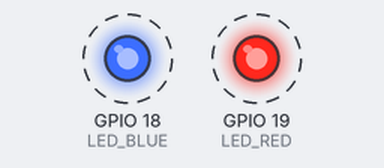
A sketch run on a simulated ESP32. Parts: output pins drawn as LEDs (lit = HIGH). Dashed ring = blinking. What the sketch prints to the serial monitor is not drawn.

Above: at 0.05 s.
Timing chart, 0 to 3.0 s (numbered marks = the images above):
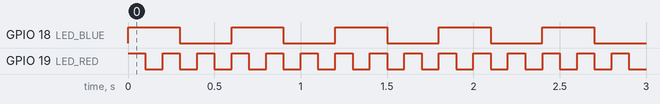

Measured:
- by itself, GPIO 18 (LED_BLUE): alternates HIGH for 0.30 s and LOW for 0.30 s
- by itself, GPIO 19 (LED_RED): alternates HIGH for 0.10 s and LOW for 0.10 s

The sketch:

MultiTask.ino
```cpp
#define RETRY_PERIOD 1000
#define RETRY_ADJUSTMENT 500
#define MAX_ATTEMPTS 5

#define LED_RED_ON_PERIOD 100
#define LED_BLUE_ON_PERIOD 300
#define LED_RED 19
#define LED_BLUE 18

void setup() {
  pinMode(LED_RED, OUTPUT);
  pinMode(LED_BLUE, OUTPUT);
  Serial.begin(115200);

  xTaskCreatePinnedToCore(
    redFlash,    //function to implement the task
    "redFlash",  //name of the task
    1000,     // stack size in bytes
    NULL,     // task input param
    0,        //priority of the task
    NULL,     //task handle
    0         // core where the task should run
  );

  xTaskCreatePinnedToCore(
    blueFlash,    //function to implement the task
    "blueFlash",  //name of the task
    1000,     // stack size in bytes
    NULL,     // task input param
    0,        //priority of the task
    NULL,     //task handle
    0         // core where the task should run
  );
}

void loop() {
  digitalWrite(LED_RED, HIGH);
  delay(LED_RED_ON_PERIOD);
  digitalWrite(LED_RED, LOW);
  delay(LED_RED_ON_PERIOD);
}

void redFlash(void* pvParameters) {
  while (1) {
    Serial.print("Hello");
    delay(500);
    Serial.println(" World");
    delay(500);
  }
}

void blueFlash(void* pvParameters) {
  while (1) {
    digitalWrite(LED_BLUE, HIGH);
    delay(LED_BLUE_ON_PERIOD);
    digitalWrite(LED_BLUE, LOW);
    delay(LED_BLUE_ON_PERIOD);
  }
}
```
